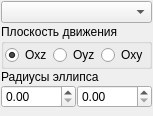
<ui version="4.0" >
 <class>circleMotionGenerator</class>
 <widget class="QWidget" name="circleMotionGenerator" >
  <property name="geometry" >
   <rect>
    <x>0</x>
    <y>0</y>
    <width>146</width>
    <height>116</height>
   </rect>
  </property>
  <property name="maximumSize" >
   <size>
    <width>16777215</width>
    <height>2332232</height>
   </size>
  </property>
  <property name="windowTitle" >
   <string>Form</string>
  </property>
  <layout class="QHBoxLayout" >
   <property name="spacing" >
    <number>1</number>
   </property>
   <property name="leftMargin" >
    <number>1</number>
   </property>
   <property name="topMargin" >
    <number>1</number>
   </property>
   <property name="rightMargin" >
    <number>1</number>
   </property>
   <property name="bottomMargin" >
    <number>1</number>
   </property>
   <item>
    <layout class="QVBoxLayout" >
     <property name="spacing" >
      <number>1</number>
     </property>
     <item>
      <layout class="QGridLayout" >
       <property name="horizontalSpacing" >
        <number>1</number>
       </property>
       <property name="verticalSpacing" >
        <number>1</number>
       </property>
       <item row="0" column="0" colspan="2" >
        <widget class="QComboBox" name="motionSelect" />
       </item>
       <item row="1" column="0" colspan="2" >
        <widget class="QGroupBox" name="groupBox" >
         <property name="title" >
          <string>Плоскость движения</string>
         </property>
         <layout class="QGridLayout" >
          <property name="leftMargin" >
           <number>1</number>
          </property>
          <property name="topMargin" >
           <number>1</number>
          </property>
          <property name="rightMargin" >
           <number>1</number>
          </property>
          <property name="bottomMargin" >
           <number>1</number>
          </property>
          <property name="horizontalSpacing" >
           <number>1</number>
          </property>
          <property name="verticalSpacing" >
           <number>1</number>
          </property>
          <item row="0" column="0" >
           <widget class="QRadioButton" name="oxzButton" >
            <property name="text" >
             <string>Oxz</string>
            </property>
            <property name="checked" >
             <bool>true</bool>
            </property>
           </widget>
          </item>
          <item row="0" column="1" >
           <widget class="QRadioButton" name="oyzButton" >
            <property name="text" >
             <string>Oyz</string>
            </property>
           </widget>
          </item>
          <item row="0" column="2" >
           <widget class="QRadioButton" name="oxyButton" >
            <property name="text" >
             <string>Oxy</string>
            </property>
           </widget>
          </item>
         </layout>
        </widget>
       </item>
       <item row="2" column="0" colspan="2" >
        <widget class="QLabel" name="label" >
         <property name="text" >
          <string>Радиусы эллипса</string>
         </property>
        </widget>
       </item>
       <item row="3" column="0" >
        <widget class="QDoubleSpinBox" name="radius1Edit" />
       </item>
       <item row="3" column="1" >
        <widget class="QDoubleSpinBox" name="radius2Edit" />
       </item>
      </layout>
     </item>
     <item>
      <spacer>
       <property name="orientation" >
        <enum>Qt::Vertical</enum>
       </property>
       <property name="sizeHint" >
        <size>
         <width>20</width>
         <height>40</height>
        </size>
       </property>
      </spacer>
     </item>
    </layout>
   </item>
   <item>
    <spacer>
     <property name="orientation" >
      <enum>Qt::Horizontal</enum>
     </property>
     <property name="sizeHint" >
      <size>
       <width>289</width>
       <height>20</height>
      </size>
     </property>
    </spacer>
   </item>
  </layout>
 </widget>
 <resources/>
 <connections/>
</ui>
